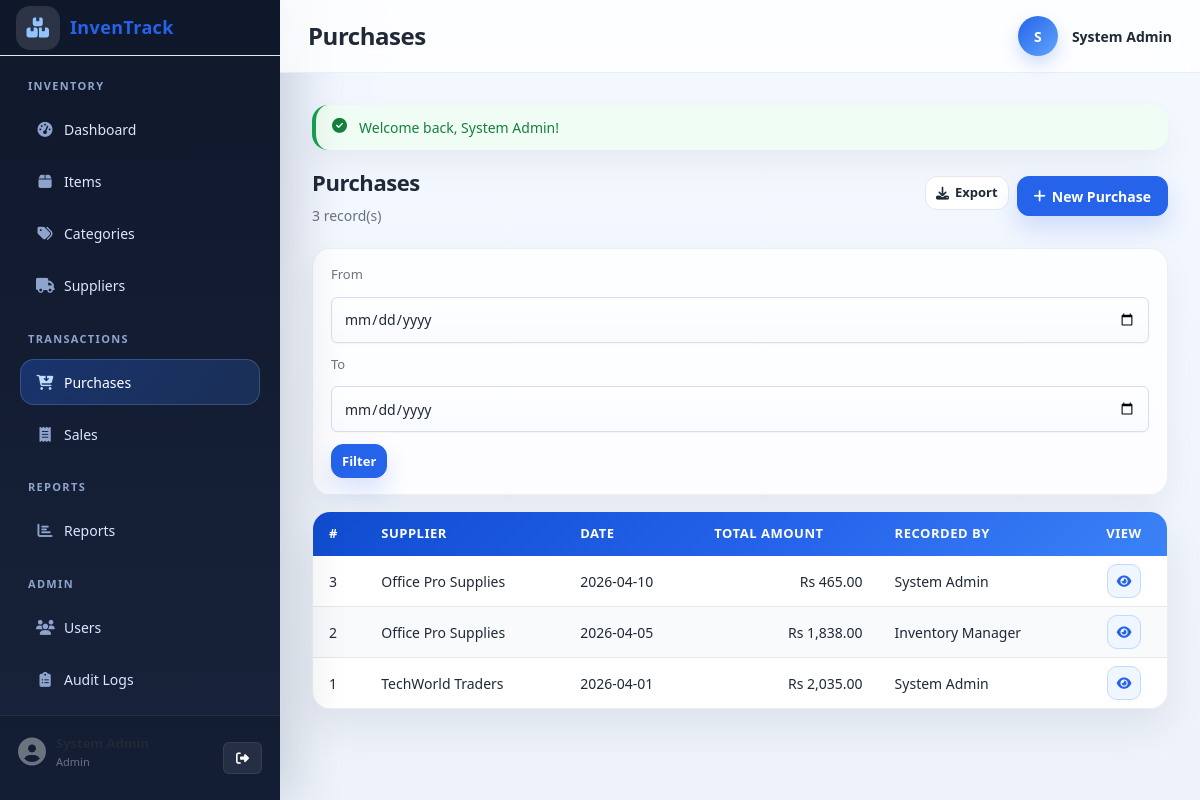
Page /pages/purchases/index.php (signed in) on the committed database.
### tables this page shows
CREATE TABLE users (
    id            INT            AUTO_INCREMENT PRIMARY KEY,
    name          VARCHAR(100)   NOT NULL,
    email         VARCHAR(150)   NOT NULL,
    password_hash VARCHAR(255)   NOT NULL,
    role          ENUM('admin','manager','staff') NOT NULL DEFAULT 'staff',
    status        ENUM('active','inactive')       NOT NULL DEFAULT 'active',
    created_at    DATETIME       DEFAULT CURRENT_TIMESTAMP,
    CONSTRAINT uq_users_email UNIQUE (email)
);

CREATE TABLE purchases (
    id            INT           AUTO_INCREMENT PRIMARY KEY,
    supplier_id   INT           NOT NULL,
    purchase_date DATE          NOT NULL,
    total_amount  DECIMAL(10,2) NOT NULL DEFAULT 0.00,
    notes         TEXT,
    created_by    INT           NOT NULL,
    created_at    DATETIME      DEFAULT CURRENT_TIMESTAMP,
    CONSTRAINT fk_purchases_supplier
        FOREIGN KEY (supplier_id) REFERENCES suppliers (id)
        ON UPDATE CASCADE ON DELETE RESTRICT,
    CONSTRAINT fk_purchases_user
        FOREIGN KEY (created_by) REFERENCES users (id)
        ON UPDATE CASCADE ON DELETE RESTRICT
);

CREATE TABLE suppliers (
    id         INT          AUTO_INCREMENT PRIMARY KEY,
    name       VARCHAR(150) NOT NULL,
    contact    VARCHAR(100),
    email      VARCHAR(150),
    address    TEXT,
    created_at DATETIME     DEFAULT CURRENT_TIMESTAMP
);

### includes/auth.php (called while the page is built, shortened)
<?php
require_once __DIR__ . '/functions.php';
function current_user(): ?array
{
    return $_SESSION['user'] ?? null;
}

### includes/functions.php (called while the page is built, shortened)
<?php
function app_base_path(): string
{
    static $base_path = null;
    if ($base_path !== null) {
        return $base_path;
    }
    $base_path = '/' . trim(basename(dirname(__DIR__)), '/');
    return $base_path;
}
function app_url(string $path = ''): string
{
    $path = ltrim($path, '/');
    return $path === '' ? app_base_path() . '/' : app_base_path() . '/' . $path;
}
function get_flash(): ?array
{
    $flash = $_SESSION['flash'];
    return $flash;
}
function sanitize(mixed $value): string
{
    return htmlspecialchars(trim((string)$value), ENT_QUOTES, 'UTF-8');
}
function format_currency(float|int|string $amount): string
{
    return 'Rs ' . number_format((float)$amount, 2);
}

### pages/purchases/index.php (the view, shortened to what this page needs)
<?php
require_once __DIR__ . '/../../config/db.php';
require_once __DIR__ . '/../../includes/auth.php';
require_once __DIR__ . '/../../includes/functions.php';
$user      = current_user();
$is_editor = in_array($user['role'], ['admin', 'manager'], true);
$date_from = trim($_GET['date_from'] ?? '');
$date_to   = trim($_GET['date_to']   ?? '');
$page      = max(1, (int)($_GET['page'] ?? 1));
$per       = 15;
$where  = ['1=1'];
$params = [];
$where_sql = implode(' AND ', $where);
$count_stmt = $pdo->prepare("SELECT COUNT(*) FROM purchases p WHERE $where_sql");
$count_stmt->execute($params);
$total = (int)$count_stmt->fetchColumn();
$pag  = paginate($total, $per, $page);
$stmt = $pdo->prepare(
    "SELECT p.id, p.purchase_date, p.total_amount,
            s.name AS supplier_name, u.name AS created_by_name
     FROM purchases p
     LEFT JOIN suppliers s ON s.id = p.supplier_id
     LEFT JOIN users u ON u.id = p.created_by
     WHERE $where_sql
     ORDER BY p.purchase_date DESC, p.id DESC
     LIMIT :limit OFFSET :offset"
);
$stmt->bindValue(':limit',  $per,          PDO::PARAM_INT);
$stmt->bindValue(':offset', $pag['offset'], PDO::PARAM_INT);
$stmt->execute();
$rows = $stmt->fetchAll();
require_once __DIR__ . '/../../includes/header.php';
require_once __DIR__ . '/../../includes/sidebar.php';
?>
<div class="page-wrapper">
    <div class="topbar">
        <h1 class="topbar-title">Purchases</h1>
        <div class="topbar-user">
            <div class="user-avatar"><?= strtoupper(substr($user['name'], 0, 1)) ?></div>
            <span class="user-name"><?= sanitize($user['name']) ?></span>
        </div>
    </div>
    <main class="main-content">
        <?php $flash = get_flash(); if ($flash): ?>
        <div class="alert alert-<?= sanitize($flash['type']) ?>" style="margin-bottom:16px">
            <i class="fa-solid <?= $flash['type']==='success' ? 'fa-circle-check' : 'fa-circle-exclamation' ?>"></i>
            <?= sanitize($flash['message']) ?>
        </div>
        <?php endif; ?>
        <div class="page-header">
            <div>
                <h2 class="page-title">Purchases</h2>
                <p class="page-subtitle"><?= $total ?> record(s)</p>
            </div>
            <div style="display:flex;gap:8px">
                <a href="<?= htmlspecialchars(app_url('api/export_csv.php?type=purchases'), ENT_QUOTES, 'UTF-8') ?>" class="btn-secondary btn-sm"><i class="fa-solid fa-download"></i> Export</a>
                <?php if ($is_editor): ?>
                <a href="<?= htmlspecialchars(app_url('pages/purchases/add.php'), ENT_QUOTES, 'UTF-8') ?>" class="btn-primary"><i class="fa-solid fa-plus"></i> New Purchase</a>
                <?php endif; ?>
            </div>
        </div>
        <form method="GET" class="filter-bar">
            <label style="font-size:13px;color:var(--muted)">From</label>
            <input type="date" name="date_from" value="<?= sanitize($date_from) ?>">
            <label style="font-size:13px;color:var(--muted)">To</label>
            <input type="date" name="date_to" value="<?= sanitize($date_to) ?>">
            <button type="submit" class="btn-primary btn-sm">Filter</button>
        </form>
        <div class="table-container">
            <table>
                <thead>
                    <tr>
                        <th>#</th>
                        <th>Supplier</th>
                        <th>Date</th>
                        <th>Total Amount</th>
                        <th>Recorded By</th>
                        <th class="col-actions">View</th>
                    </tr>
                </thead>
                <tbody>
                    <?php if (empty($rows)): ?>
                    <tr><td colspan="6" class="table-empty">No purchases found.</td></tr>
                    <?php else: ?>
                    <?php foreach ($rows as $r): ?>
                    <tr>
                        <td><?= (int)$r['id'] ?></td>
                        <td><?= sanitize($r['supplier_name'] ?? 'N/A') ?></td>
                        <td><?= sanitize($r['purchase_date']) ?></td>
                        <td class="price-cell"><?= format_currency((float)$r['total_amount']) ?></td>
                        <td><?= sanitize($r['created_by_name'] ?? 'N/A') ?></td>
                        <td class="col-actions">
                            <a href="<?= htmlspecialchars(app_url('pages/purchases/view.php?id=' . (int)$r['id']), ENT_QUOTES, 'UTF-8') ?>" class="btn-action btn-edit" title="View"><i class="fa-solid fa-eye"></i></a>
                        </td>
                    </tr>
                    <?php endforeach; ?>
                    <?php endif; ?>
                </tbody>
            </table>
        </div>
    </main>
</div>
<?php require_once __DIR__ . '/../../includes/footer.php'; ?>

### assets/css/responsive.css (style rules this page uses)
@media (min-width: 992px) { .page-wrapper { margin-left: 240px; } }
@media (min-width: 992px) { .topbar-user .user-name { display: inline; } }
@media (min-width: 992px) { .page-wrapper { margin-left: 280px; } }

### rows in the picture
users: name "S", name "System Admin"
purchases: id "3", supplier.name "Office Pro Supplies", purchase_date "2026-04-10", total_amount "Rs 465.00", created_by.name "System Admin"
purchases: id "2", supplier.name "Office Pro Supplies", purchase_date "2026-04-05", total_amount "Rs 1,838.00", created_by.name "Inventory Manager"
purchases: id "1", supplier.name "TechWorld Traders", purchase_date "2026-04-01", total_amount "Rs 2,035.00", created_by.name "System Admin"

### other values in the picture
$user_role "Admin"
$flash['message'] "Welcome back, System Admin!"
$total "3"
